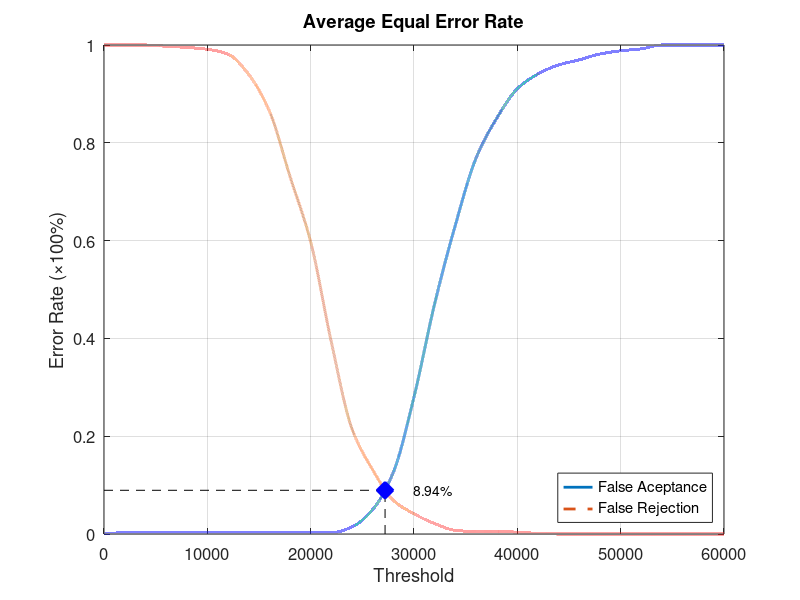
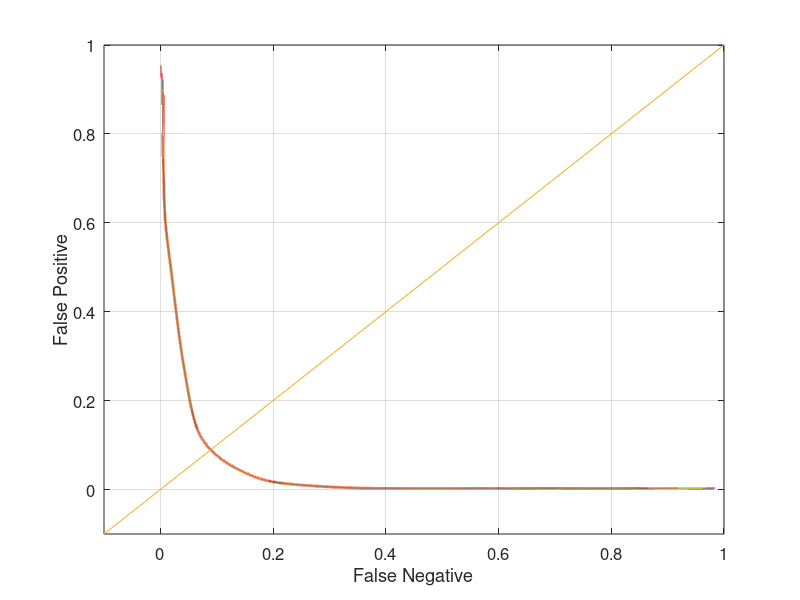

Recreate these plots in MATLAB, in order.
function yEER = Experiment3Average
close all;
clear;
clc;
x = 0:2000:60000;
xq = 0:0.5:60000;

y0 = [0 0.00263158 0.00263158 0.00263158 0.00263158 0.00263158 0.00263158 0.00263158 0.00263158 0.00263158 0.00263158 0.00263158 0.0144737 0.05 0.126316 0.280263 0.471053 0.631579 0.768421 0.85 0.910526 0.940789 0.959211 0.969737 0.981579 0.988158 0.992105 1 1 1 1];
yy0 = interp1(x, y0, xq, 'pchip');
y1 = [1 1 1 0.9975 0.995 0.99125 0.98125 0.94 0.865 0.73125 0.5975 0.3925 0.215 0.13125 0.06875 0.04125 0.02125 0.0075 0.005 0.005 0.00375 0.00125 0 0 0 0 0 0 0 0 0];
yy1 = interp1(x, y1, xq, 'pchip');

% Calculating EER: 
y2 = abs(y0 - y1);
find(y2 == min(y2))
yy2 = abs(yy0 - yy1);
xEER = find(yy2 == min(yy2));
xEERIndex = xq(xEER) % X-axis EER
yEER = yy0(xEER) % Y-axis EER

main = figure
plot(xq, yy0,'-','LineWidth', 2);	hold on
plot(xq, yy1,'--','LineWidth', 2);	hold on
plot([xEERIndex xEERIndex], [0 yEER], 'k--');	hold on
plot([0 xEERIndex], [yEER yEER], 'k--');	hold on
plot(xEERIndex, yEER, 'bx', 'LineWidth', 10);	hold on
text(xEERIndex + 10 * xEERIndex / 100, yEER, [num2str(round((10000 * yEER)) / 100) '%'])
legend('False Aceptance', 'False Rejection', 'Location', 'SouthEast')
xlabel('Threshold')
ylabel('Error Rate (\times100%)')
title('Average Equal Error Rate')
set(gca, 'FontSize', 12)
axis([0 60000 0 1])
grid on

print(main, 'Experiment3AverageMain', '-dpng');
FNRxFPR = figure('Color', [1 1 1]);
plot(yy1, yy0, '-', yy1, yy0, 'LineWidth', 2);
hold on
y = -0.1:0.1:1
plot(y, y); 
set(gca, 'FontSize', 12)
xlabel('False Negative')
ylabel('False Positive')
axis([-0.1 1 -0.1 1])
set(gca, 'FontSize', 12)
grid on

print(FNRxFPR, 'Experiment3AverageFNRxFPR','-dpng');
end
